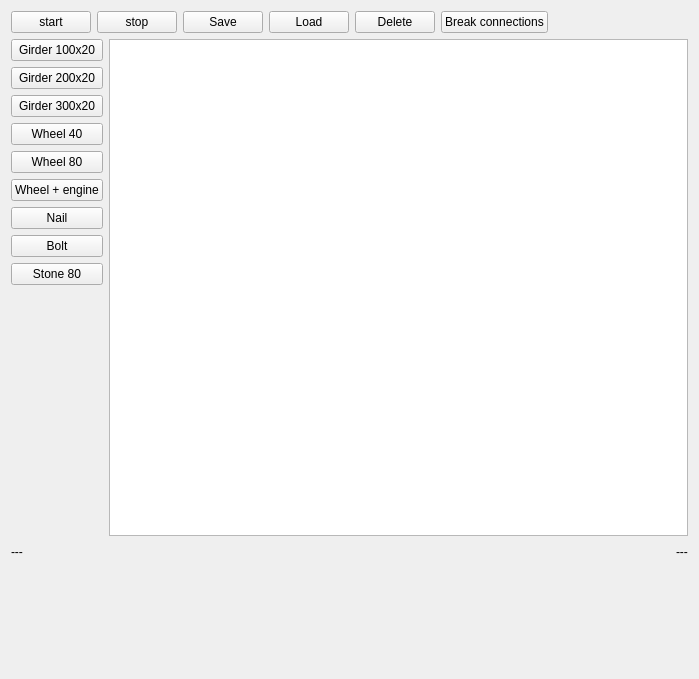
<ui version="4.0" >
 <class>MainWindow</class>
 <widget class="QWidget" name="MainWindow" >
  <property name="geometry" >
   <rect>
    <x>0</x>
    <y>0</y>
    <width>699</width>
    <height>679</height>
   </rect>
  </property>
  <property name="windowTitle" >
   <string>Construqtor</string>
  </property>
  <layout class="QVBoxLayout" >
   <item>
    <layout class="QHBoxLayout" >
     <item>
      <widget class="QPushButton" name="buttonStart" >
       <property name="text" >
        <string>start</string>
       </property>
      </widget>
     </item>
     <item>
      <widget class="QPushButton" name="buttonStop" >
       <property name="text" >
        <string>stop</string>
       </property>
      </widget>
     </item>
     <item>
      <widget class="QPushButton" name="buttonSave" >
       <property name="text" >
        <string>Save</string>
       </property>
      </widget>
     </item>
     <item>
      <widget class="QPushButton" name="buttonLoad" >
       <property name="text" >
        <string>Load</string>
       </property>
      </widget>
     </item>
     <item>
      <widget class="QPushButton" name="buttonDelete" >
       <property name="text" >
        <string>Delete</string>
       </property>
      </widget>
     </item>
     <item>
      <widget class="QPushButton" name="buttonBreak" >
       <property name="text" >
        <string>Break connections</string>
       </property>
      </widget>
     </item>
     <item>
      <spacer>
       <property name="orientation" >
        <enum>Qt::Horizontal</enum>
       </property>
       <property name="sizeHint" >
        <size>
         <width>40</width>
         <height>20</height>
        </size>
       </property>
      </spacer>
     </item>
    </layout>
   </item>
   <item>
    <layout class="QHBoxLayout" >
     <item>
      <layout class="QVBoxLayout" >
       <item>
        <widget class="QPushButton" name="buttonGirder100" >
         <property name="text" >
          <string>Girder 100x20</string>
         </property>
        </widget>
       </item>
       <item>
        <widget class="QPushButton" name="buttonGirder200" >
         <property name="text" >
          <string>Girder 200x20</string>
         </property>
        </widget>
       </item>
       <item>
        <widget class="QPushButton" name="buttonGirder300" >
         <property name="text" >
          <string>Girder 300x20</string>
         </property>
        </widget>
       </item>
       <item>
        <widget class="QPushButton" name="buttonWheel40" >
         <property name="text" >
          <string>Wheel 40</string>
         </property>
        </widget>
       </item>
       <item>
        <widget class="QPushButton" name="buttonWheel80" >
         <property name="text" >
          <string>Wheel 80</string>
         </property>
        </widget>
       </item>
       <item>
        <widget class="QPushButton" name="buttonWwE" >
         <property name="text" >
          <string>Wheel + engine</string>
         </property>
        </widget>
       </item>
       <item>
        <widget class="QPushButton" name="buttonNail" >
         <property name="text" >
          <string>Nail</string>
         </property>
        </widget>
       </item>
       <item>
        <widget class="QPushButton" name="buttonBolt" >
         <property name="text" >
          <string>Bolt</string>
         </property>
        </widget>
       </item>
       <item>
        <widget class="QPushButton" name="buttonStone" >
         <property name="text" >
          <string>Stone 80</string>
         </property>
        </widget>
       </item>
       <item>
        <spacer>
         <property name="orientation" >
          <enum>Qt::Vertical</enum>
         </property>
         <property name="sizeHint" >
          <size>
           <width>20</width>
           <height>40</height>
          </size>
         </property>
        </spacer>
       </item>
      </layout>
     </item>
     <item>
      <widget class="MainView" name="view" >
       <property name="sizePolicy" >
        <sizepolicy vsizetype="Expanding" hsizetype="Expanding" >
         <horstretch>5</horstretch>
         <verstretch>0</verstretch>
        </sizepolicy>
       </property>
      </widget>
     </item>
    </layout>
   </item>
   <item>
    <layout class="QHBoxLayout" >
     <item>
      <widget class="QLabel" name="labelPos" >
       <property name="text" >
        <string>---</string>
       </property>
      </widget>
     </item>
     <item>
      <spacer>
       <property name="orientation" >
        <enum>Qt::Horizontal</enum>
       </property>
       <property name="sizeHint" >
        <size>
         <width>40</width>
         <height>20</height>
        </size>
       </property>
      </spacer>
     </item>
     <item>
      <widget class="QLabel" name="labelSelected" >
       <property name="text" >
        <string>---</string>
       </property>
      </widget>
     </item>
    </layout>
   </item>
   <item>
    <widget class="QWidget" native="1" name="boxControllers" >
     <property name="sizePolicy" >
      <sizepolicy vsizetype="Fixed" hsizetype="Preferred" >
       <horstretch>0</horstretch>
       <verstretch>1</verstretch>
      </sizepolicy>
     </property>
     <property name="minimumSize" >
      <size>
       <width>0</width>
       <height>100</height>
      </size>
     </property>
     <layout class="QHBoxLayout" >
      <item>
       <spacer>
        <property name="orientation" >
         <enum>Qt::Horizontal</enum>
        </property>
        <property name="sizeHint" >
         <size>
          <width>40</width>
          <height>20</height>
         </size>
        </property>
       </spacer>
      </item>
     </layout>
    </widget>
   </item>
  </layout>
 </widget>
 <customwidgets>
  <customwidget>
   <class>MainView</class>
   <extends>QGraphicsView</extends>
   <header>mainview.h</header>
  </customwidget>
 </customwidgets>
 <resources/>
 <connections/>
</ui>
